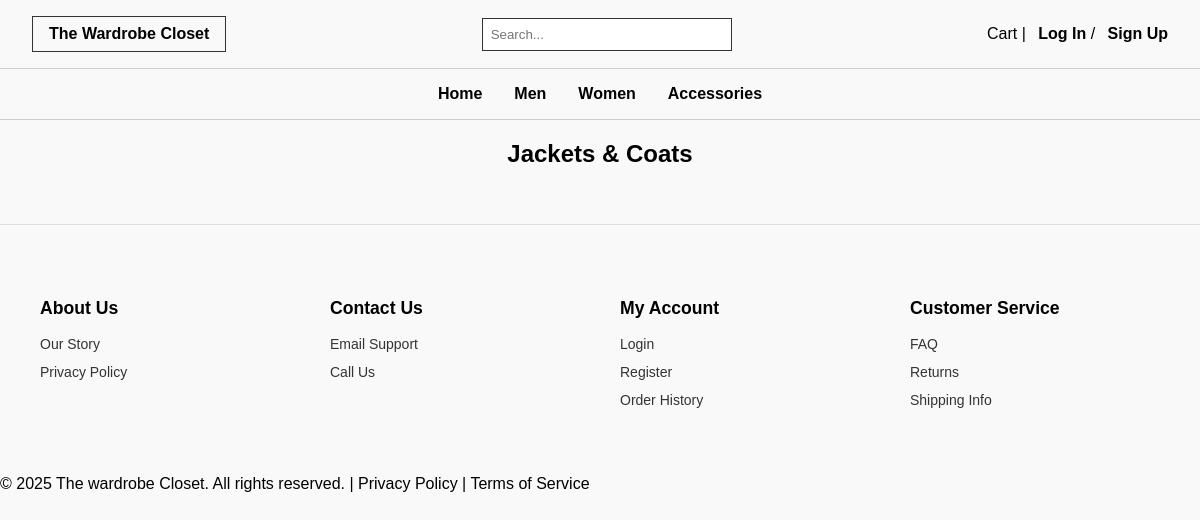
Before: /women/jackets with the older database file.
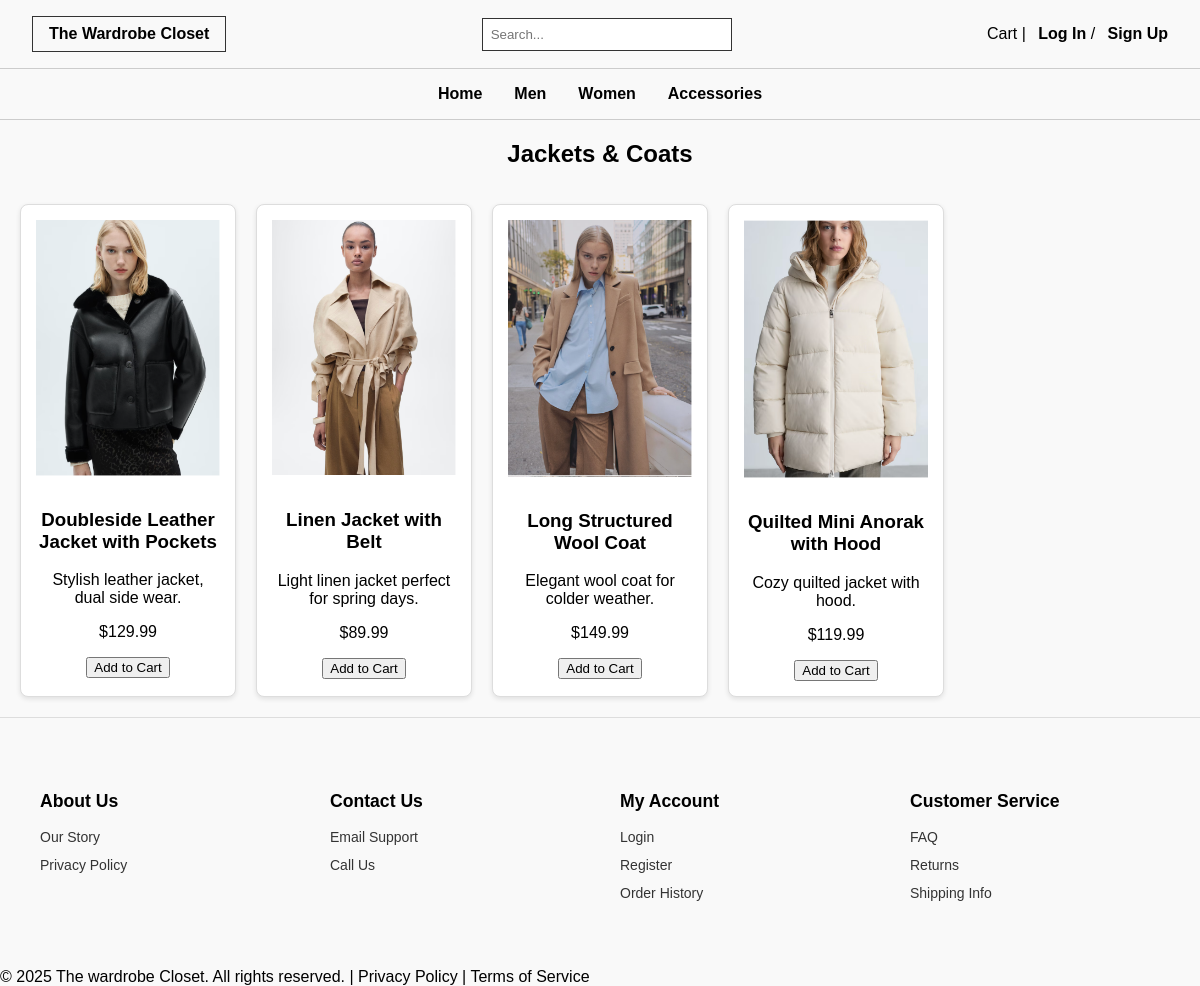
After: the same page with the newer database file.
### app/models.py (models this page shows)
class Product(db.Model):
    id = db.Column(db.Integer, primary_key=True)
    name = db.Column(db.String(120), nullable=False)
    description = db.Column(db.Text)
    price = db.Column(db.Float, nullable=False)
    stock = db.Column(db.Integer, default=0)
    image_url = db.Column(db.String(255))
    size = db.Column(db.String(20))
    color = db.Column(db.String(30))
    category_id = db.Column(db.Integer, db.ForeignKey('category.id'))
    category = db.relationship('Category', backref='products')
    subcategory = db.Column(db.String(100))

### app/routes.py (the view)
@bp.route('/women/jackets')
def women_jackets():
    women_category = Category.query.filter_by(name='Women').first()
    products = Product.query.filter_by(category_id=women_category.id, subcategory='jackets').all()
    return render_template('women/jackets.html', products=products)

### app/templates/women/jackets.html (shortened to what this page needs)
{% extends "base.html" %}
{% block content %}
<h2 class="section-title">Jackets & Coats</h2>
<div class="product-grid">
  {% for product in products %}
  <div class="product-card">
    <img src="{{ url_for('static', filename=product.image_url) }}" alt="{{ product.name }}">
    <h3>{{ product.name }}</h3>
    <p>{{ product.description }}</p>
    <p class="price">${{ "%.2f"|format(product.price) }}</p>
    <button>Add to Cart</button>
  </div>
  {% endfor %}
</div>
{% endblock %}

### app/templates/base.html (shortened to what this page needs)
<!DOCTYPE html>
<html>
<head>
   <link rel="stylesheet" href="{{ url_for('static', filename='styles.css') }}">
</head>
<body>
  <header>
    <div class="logo">The Wardrobe Closet</div>
    <div class="search-box">
      <input type="text" placeholder="Search..." />
    </div>
    <div class="actions">
      <span>Cart</span> |  {% if current_user.is_authenticated %}
      <a href="{{ url_for('main.profile') }}">My Profile</a> /
      <a href="{{ url_for('main.logout') }}">Log Out</a>
    {% else %}
      <a href="{{ url_for('main.login') }}">Log In</a> /
      <a href="{{ url_for('main.signup') }}">Sign Up</a>
    {% endif %}
    </div>
  </header>
  <nav class="nav-links">
    <a href="{{ url_for('main.index') }}">Home</a>
    <a href="{{ url_for('main.men') }}">Men</a>
    <a href="{{ url_for('main.women') }}">Women</a>
    <a href="{{ url_for('main.accessories') }}">Accessories</a>
  </nav>
   <main>{% block content %}{% endblock %}</main>
 <footer class="footer-simple">
  <div class="footer-column">
    <h4>About Us</h4>
    <ul>
      <li><a href="{{ url_for('main.our_story') }}">Our Story</a></li>
      <li><a href="{{ url_for('main.privacy_policy') }}">Privacy Policy</a></li>
    </ul>
  </div>
  <div class="footer-column">
    <h4>Contact Us</h4>
    <ul>
      <li><a href="{{ url_for('main.email_support') }}">Email Support</a></li>
      <li><a href="{{ url_for('main.call_us') }}">Call Us</a></li>
    </ul>
  </div>
  <div class="footer-column">
    <h4>My Account</h4>
    <ul>
      <li><a href="{{ url_for('main.login') }}">Login</a></li>
      <li><a href="{{ url_for('main.signup') }}">Register</a></li>
      <li><a href="{{ url_for('main.order_history') }}">Order History</a></li>
    </ul>
  </div>
  <div class="footer-column">
    <h4>Customer Service</h4>
    <ul>
      <li><a href="{{ url_for('main.faq') }}">FAQ</a></li>
      <li><a href="{{ url_for('main.returns') }}">Returns</a></li>
      <li><a href="{{ url_for('main.shipping_info') }}">Shipping Info</a></li>
    </ul>
  </div>
</footer>
 <div class="bottom-line">
  &copy; 2025 The wardrobe Closet. All rights reserved. | Privacy Policy | Terms of Service
</div>
</body>
</html>

### app/static/styles.css (style rules this page uses)
* { box-sizing: border-box; }
body { margin: 0; font-family: Arial, sans-serif; background-color: #f9f9f9; }
header { display: flex; justify-content: space-between; align-items: center; padding: 1rem 2rem; background: #fff; border-bottom: 1px solid #ccc; }
.logo { font-weight: bold; border: 1px solid #333; padding: 0.5rem 1rem; }
.search-box input { padding: 0.5rem; width: 250px; border: 1px solid #333; }
.actions a { text-decoration: none; color: #000; margin-left: 0.5rem; font-weight: bold; }
.nav-links { display: flex; gap: 2rem; justify-content: center; padding: 1rem 0; background: #fff; border-bottom: 1px solid #ccc; }
.nav-links a { text-decoration: none; color: black; font-weight: bold; }
.section-title { text-align: center; font-weight: bold; margin-bottom: 1rem; }
header, .nav-links { background: transparent; position: relative; z-index: 2; }
.product-grid { display: grid; grid-template-columns: repeat(auto-fill, minmax(200px, 1fr)); gap: 20px; padding: 20px; }
.product-card { border: 1px solid #ddd; padding: 15px; text-align: center; border-radius: 8px; background-color: #fff; box-shadow: 0 2px 5px rgba(0, 0, 0, 0.1); }
.product-card img { width: 100%; max-width: 200px; height: auto; margin-bottom: 10px; }
.footer-simple { display: flex; justify-content: space-between; flex-wrap: wrap; padding: 40px 20px; background-color: #f9f9f9; border-top: 1px solid #ddd; font-family: Arial, sans-serif; }
.footer-column { flex: 1 1 200px; margin: 10px 20px; }
.footer-column h4 { font-size: 1.1rem; margin-bottom: 15px; font-weight: bold; }
.footer-column ul { list-style: none; padding: 0; }
.footer-column ul li { margin-bottom: 10px; }
.footer-column a { text-decoration: none; color: #333; font-size: 14px; }

Changed rows visible on the page:
added Product: image_url (picture), name "Doubleside Leather Jacket with Pockets", description "Stylish leather jacket, dual side wear.", price "129.99"
added Product: image_url (picture), name "Linen Jacket with Belt", description "Light linen jacket perfect for spring days.", price "89.99"
added Product: image_url (picture), name "Long Structured Wool Coat", description "Elegant wool coat for colder weather.", price "149.99"
added Product: image_url (picture), name "Quilted Mini Anorak with Hood", description "Cozy quilted jacket with hood.", price "119.99"
